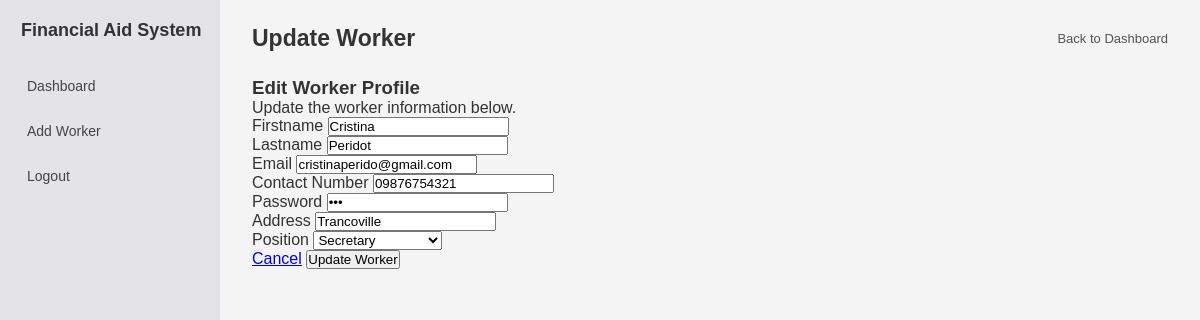
Page /admin/update.php?id=5 on the committed database.
### tables this page shows
CREATE TABLE `user` (
  `user_id` int(11) NOT NULL,
  `firstname` varchar(100) NOT NULL,
  `lastname` varchar(100) NOT NULL,
  `email` varchar(100) NOT NULL,
  `password` varchar(255) NOT NULL,
  `contact` varchar(11) DEFAULT NULL,
  `address` varchar(100) DEFAULT NULL,
  `position` enum('Barangay Captain','Kagawad','Secretary') DEFAULT NULL,
  `role` enum('resident','worker') NOT NULL DEFAULT 'resident'
);

### classes/worker.php (called while the page is built, shortened)
<?php
	class Worker{
		private PDO $pdo;
		function __construct(PDO $pdo){
			$this -> pdo = $pdo;
		}
		private function hasColumn($table, $column){
			try {
				$check = $this -> pdo -> query("SHOW COLUMNS FROM `" . $table . "` LIKE '" . $column . "'");
				return $check -> fetch() !== false;
			} catch (PDOException $e) {
				return false;
			}
		}
		public function show_update_data($user_id){
			$fetch = "SELECT * FROM user WHERE user_id = :user_id AND role = 'worker'";
			if (!$this -> hasColumn('user', 'role')) {
				$fetch = "SELECT * FROM user WHERE user_id = :user_id";
			}
			$prep = $this -> pdo -> prepare($fetch);
			$prep -> execute([
				":user_id" => $user_id,
			]);
			return $prep -> fetch();
		}
	}
?>

### admin/update.php (the view, shortened to what this page needs)
<?php
	require_once "../dbconn.php";
	require_once "../classes/worker.php";
	$conn = new Worker($pdo);
	$id = $_GET['id'] ?? null;
	$row = $conn -> show_update_data($id);
?>
<!DOCTYPE html>
<html lang="en">
<head>
	<link rel="stylesheet" href="../worker/worker_style.css">
</head>
<body>
	<div class="dashboard">
		<aside class="sidebar">
			<h3>Financial Aid System</h3>
			<a href="index.php">Dashboard</a>
			<a href="add_worker.php">Add Worker</a>
			<a href="logout.php">Logout</a>
		</aside>
		<main class="main-content">
			<div class="topbar">
				<h2>Update Worker</h2>
				<a href="index.php" class="search-clear">Back to Dashboard</a>
			</div>
			<div class="form-shell">
				<div class="form-card">
					<div class="form-header">
						<h3>Edit Worker Profile</h3>
						<p>Update the worker information below.</p>
					</div>
					<form method="post">
						<div class="form-grid">
							<div class="form-field">
								<label for="firstname">Firstname</label>
								<input type="text" id="firstname" name="firstname" value="<?php echo htmlspecialchars($row['firstname']); ?>" required>
							</div>
							<div class="form-field">
								<label for="lastname">Lastname</label>
								<input type="text" id="lastname" name="lastname" value="<?php echo htmlspecialchars($row['lastname']); ?>" required>
							</div>
							<div class="form-field full">
								<label for="email">Email</label>
								<input type="email" id="email" name="email" value="<?php echo htmlspecialchars($row['email']); ?>" required>
							</div>
							<div class="form-field">
								<label for="contact">Contact Number</label>
								<input type="tel" id="contact" name="contact" value="<?php echo htmlspecialchars($row['contact']); ?>" required>
							</div>
							<div class="form-field">
								<label for="password">Password</label>
								<input type="password" id="password" name="password" value="<?php echo htmlspecialchars($row['password']); ?>" required>
							</div>
							<div class="form-field full">
								<label for="address">Address</label>
								<input type="text" id="address" name="address" value="<?php echo htmlspecialchars($row['address']); ?>" required>
							</div>
							<div class="form-field full">
								<label for="position">Position</label>
								<select id="position" name="position" required>
									<option value="Secretary" <?php echo ($row['position'] == 'Secretary') ? 'selected' : ''; ?>>Secretary</option>
								</select>
							</div>
						</div>
						<div class="form-actions">
							<a href="index.php" class="form-btn-secondary">Cancel</a>
							<button type="submit" name="edit_worker" class="form-btn">Update Worker</button>
						</div>
					</form>
				</div>
			</div>
		</main>
	</div>
</body>
</html>

### worker/worker_style.css (style rules this page uses)
* { margin: 0; padding: 0; box-sizing: border-box; }
body { font-family: Arial, Helvetica, sans-serif; background-color: #f4f4f4; color: #333; }
.dashboard { display: flex; min-height: 100vh; }
.sidebar { width: 220px; background-color: #e4e4e6; padding: 20px 15px; flex-shrink: 0; }
.sidebar h3 { font-size: 18px; margin-bottom: 25px; padding-left: 6px; color: #333; }
.sidebar a { display: block; text-decoration: none; color: #444; padding: 12px; margin-bottom: 5px; border-radius: 7px; font-size: 14px; transition: 0.2s; }
.main-content { flex: 1; padding: 25px 32px; min-width: 0; }
.topbar { display: flex; justify-content: space-between; align-items: center; margin-bottom: 25px; }
.topbar h2 { font-size: 23px; font-weight: bold; }
.search-clear { font-size: 13px; color: #555; text-decoration: none; }

### rows in the picture
user: firstname "Cristina", lastname "Peridot", email "cristinaperido@gmail.com", contact "09876754321", address "Trancoville", position "Secretary"
